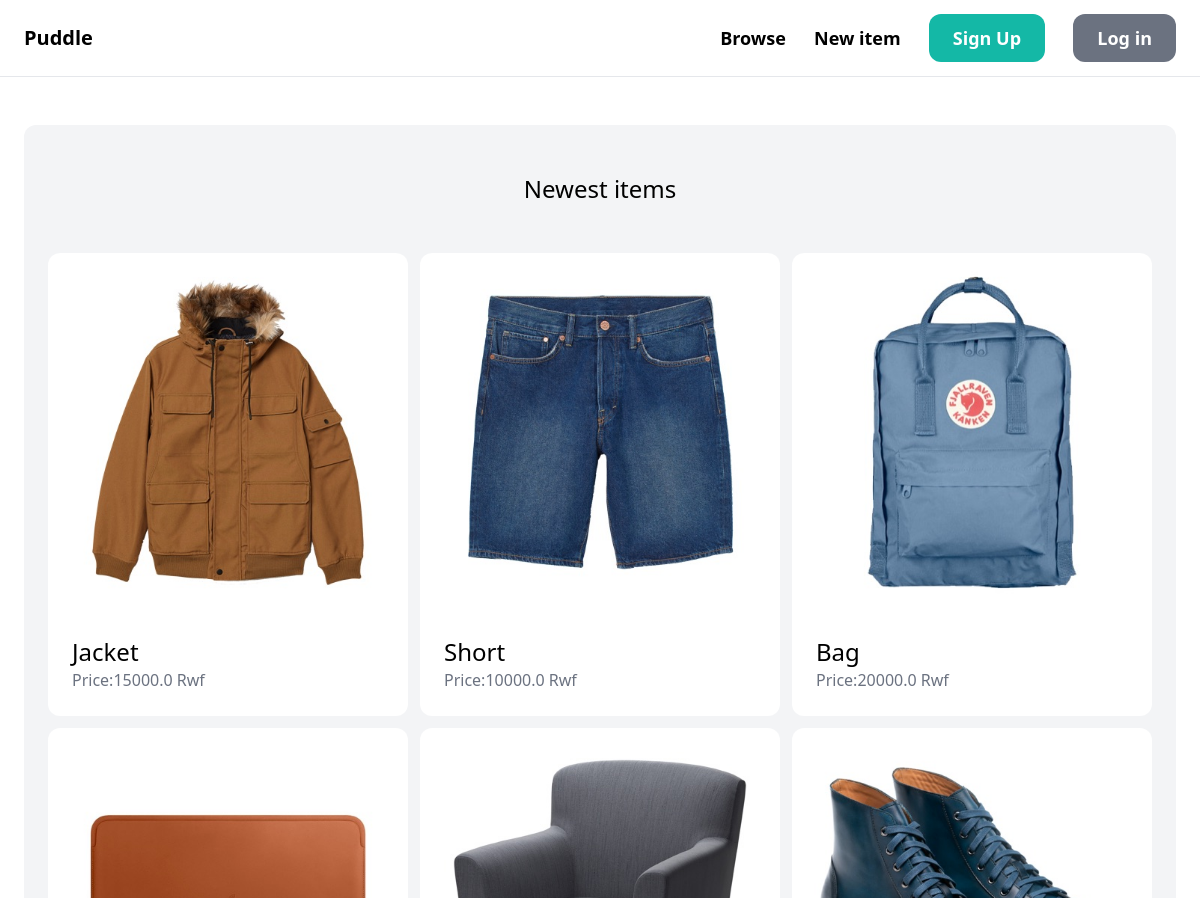
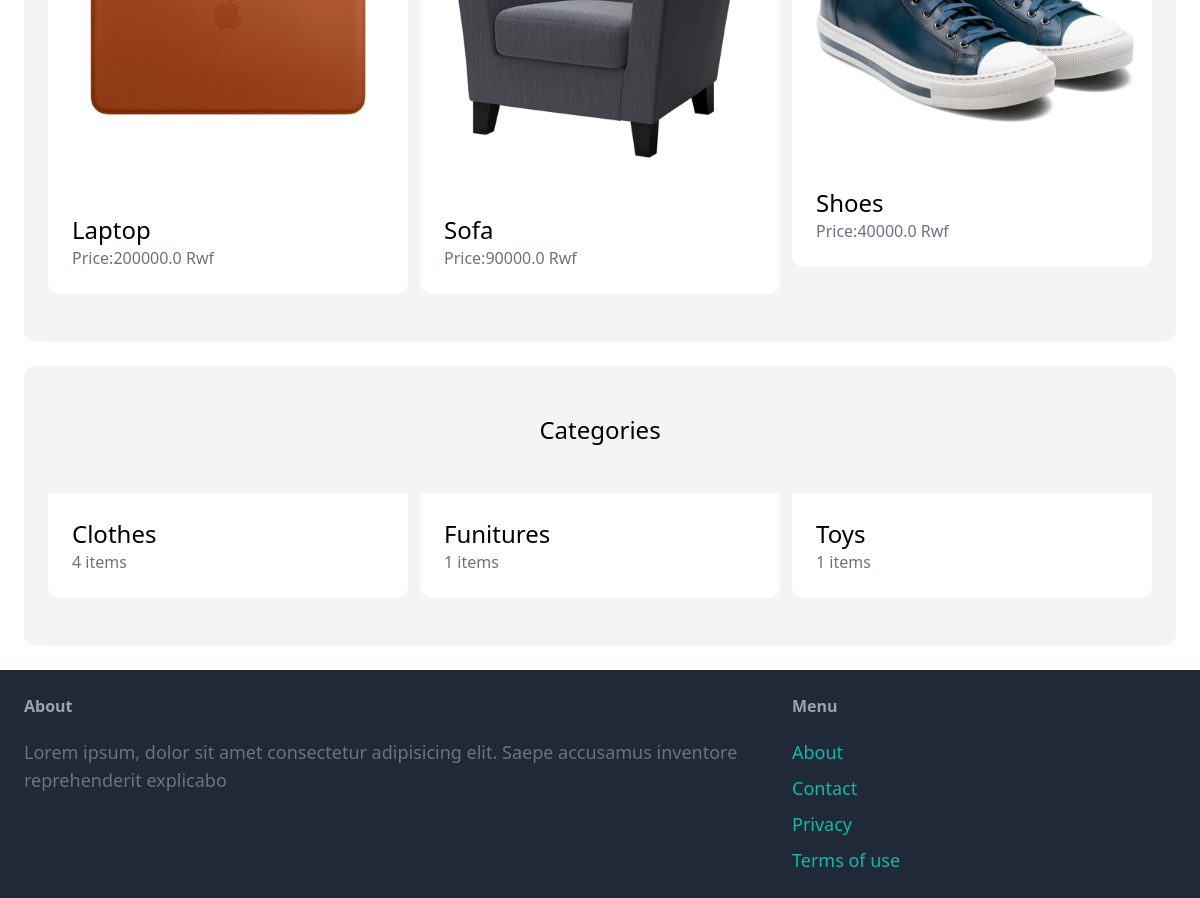
The page / on the database its author committed (2 pictures, top to bottom).
### item/models.py (models this page shows, shortened)
class Item(models.Model):
    category = models.ForeignKey(Category, related_name='items', on_delete=models.CASCADE)
    name = models.CharField(max_length=255)
    description = models.TextField(blank=True, null=True)
    price = models.FloatField()
    image = models.ImageField(upload_to='item_images', blank=True, null=True)
    created_by = models.ForeignKey(User,related_name='items', on_delete=models.CASCADE)
    is_sold = models.BooleanField(default=False)
    created_at = models.DateTimeField(auto_now_add=True)

class Category(models.Model):
    name= models.CharField(max_length=225)
    class Meta:
        ordering = ('name',)
        verbose_name_plural = 'Categories'

### core/views.py (the view)
# urls.py: path('',views.index, name='index'),
def index(request):
    items = Item.objects.filter(is_sold=False)[0:6]
    categories = Category.objects.all()
    return render(request,"core/index.html",{'categories':categories,'items':items})

### core/templates/core/index.html (shortened to what this page needs)
{% extends 'core/base.html'%}
{% block content%}
<div class="mt-6 px-6 py-12 bg-gray-100 rounded-xl">
    <h2 class="mb-12 text-2xl text-center">Newest items </h2>
<div class="grid grid-cols-3 gap-3">
{% for item in items %}
<div>
    <a href="{% url 'item:detail' item.id %}">
<div>
    <img src="{{item.image.url}}" class="rounded-t-xl">
</div>
<div class="p-6 bg-white rounded-b-xl">
    <h2 class="text-2xl "> {{item.name}}</h2>
    <p class="text-gray-500 ">Price:{{item.price}} Rwf</p>
</div>
    </a>
</div>
{% endfor %}
</div>
</div>
<div class="mt-6 px-6 py-12 bg-gray-100 rounded-xl">
    <h2 class="mb-12 text-2xl text-center">Categories </h2>
<div class="grid grid-cols-3 gap-3">
    {% for category in categories%}
    <div>
        <a href="#">
    <div class="p-6 bg-white rounded-b-xl">
        <h2 class="text-2xl "> {{category.name}}</h2>
        <p class="text-gray-500 ">{{category.items.count}} items</p>
    </div>
        </a>
    </div>
    {% endfor%}
</div>
</div>
{% endblock%}

### core/templates/core/base.html (shortened to what this page needs)
<!DOCTYPE html>
<html lang="en">
<head>
    <script src="https://cdn.tailwindcss.com"></script>
</head>
<body>
    <nav class="py-6 px-6 flex justify-between items-center border-b border-gray-200">
        <a href="/" class="text-xl font-semibold">Puddle</a>
        <div class="space-x-6">
            <a href="{%url 'item:items'%}"  class="text-lg font-semibold hover:text-gray-500">Browse</a>
            {% if request.user.is_authenticated %}
            <a href="{%url 'item:new'%}"  class="text-lg font-semibold hover:text-gray-500">New item</a>
            <a href="{% url 'item:logout'%}" class="px-6 py-3 text-lg font-semibold bg-gray-500 text-white rounded-xl hover:bg-gray-700">Logout</a>
            <a href="{% url 'dashboard:index'%}" class="px-6 py-3 text-lg font-semibold bg-teal-500 text-white rounded-xl hover:bg-teal-700">Dashboard</a>
            {%else%}
            <a href="{% url 'core:login'%}"  class="text-lg font-semibold hover:text-gray-500">New item</a>
            <a href="{% url 'core:signup'%}" class="px-6 py-3 text-lg font-semibold bg-teal-500 text-white rounded-xl hover:bg-teal-700">Sign Up</a>
            <a href="{% url 'core:login'%}" class="px-6 py-3 text-lg font-semibold bg-gray-500 text-white rounded-xl hover:bg-gray-700">Log in</a>
       {%endif%}
        </div>
    </nav>
    <div class="px-6 py-6">
{% block content%}
{% endblock%}
    </div>
    <footer class="py-6 px-6 flex justify-between bg-gray-800">
     <div class="w-2/3" pr-10>
        <h3 class="mb-5 font-semibold text-gray-400"> About</h3>
        <p class=" text-lg text-gray-500">Lorem ipsum, dolor sit amet consectetur adipisicing elit. Saepe accusamus inventore reprehenderit explicabo</p>
     </div>
<div class="w-1/3">
    <h3 class="mb-5 font-semibold text-gray-400"> Menu</h3>
    <ul class="space-y-2">
        <li><a href="#" class="text-lg text-teal-500 hover:text-teal-700">About</a></li>
        <li><a href="{% url 'core:contact'%}" class="text-lg text-teal-500 hover:text-teal-700">Contact</a></li>
        <li><a href="#" class="text-lg text-teal-500 hover:text-teal-700">Privacy</a></li>
        <li><a href="#" class="text-lg text-teal-500 hover:text-teal-700">Terms of use</a></li>
    </ul>
</div>
    </footer>
</body>
</html>

### rows shown on the page
Item: image (picture), name "Jacket", price "15000.0"
Item: image (picture), name "Short", price "10000.0"
Item: image (picture), name "Bag", price "20000.0"
Item: image (picture), name "Laptop", price "200000.0"
Item: image (picture), name "Sofa", price "90000.0"
Item: image (picture), name "Shoes", price "40000.0"
Category: name "Clothes", items.count "4"
Category: name "Funitures", items.count "1"
Category: name "Toys", items.count "1"
